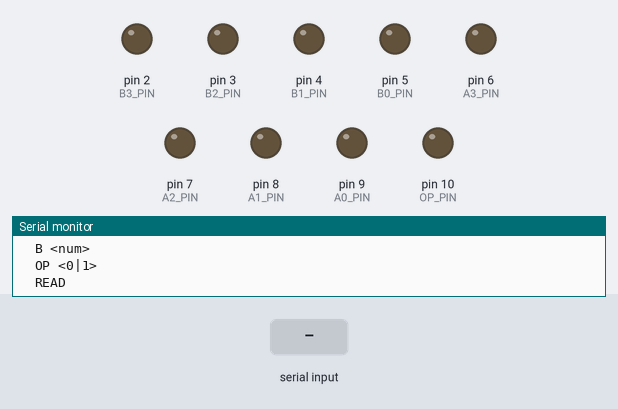
This sketch was run on a simulated Arduino Uno, built with avr-gcc and run on an emulated ATmega328P. Shown: output pins drawn as LEDs (lit = HIGH), the last lines printed to the serial monitor. Inputs (shaded band) come from the test bench.

Above: at 1.2 s.
1.3 s: "A 1\n" received over Serial
At 2.2 s:
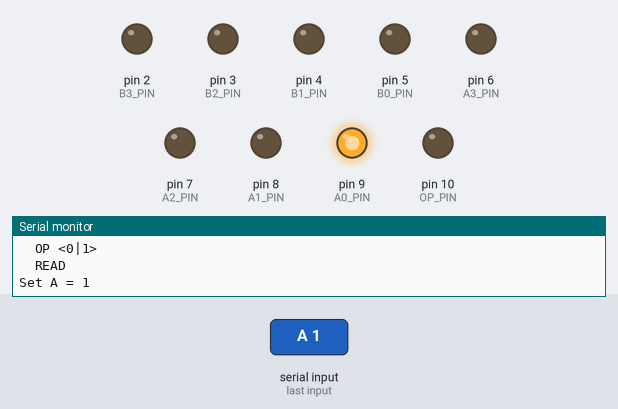
2.8 s: "B 1\n" received over Serial
At 3.4 s:
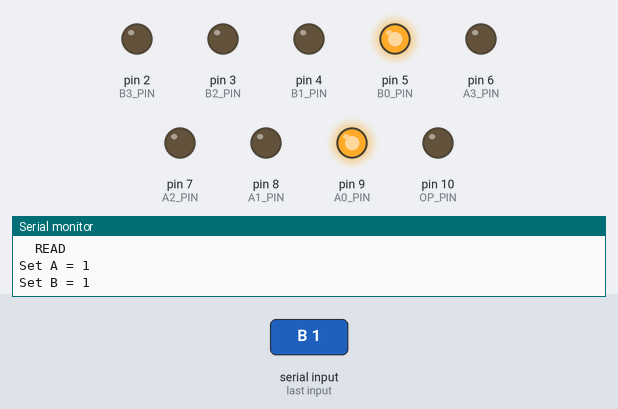
4.3 s: "OP 1\n" received over Serial
At 5.5 s:
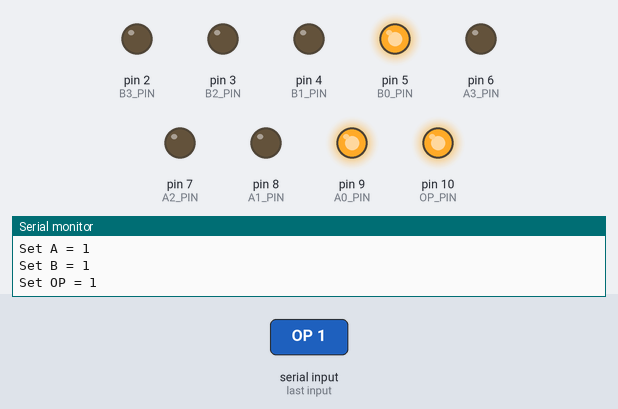
5.8 s: "A 150\n" received over Serial
At 6.9 s:
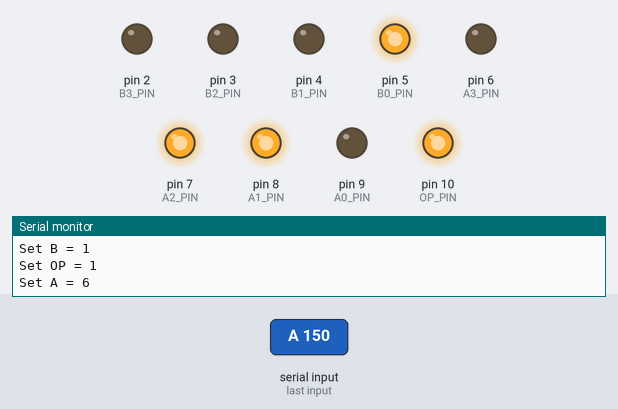
7.3 s: "B 150\n" received over Serial
At 8.1 s:
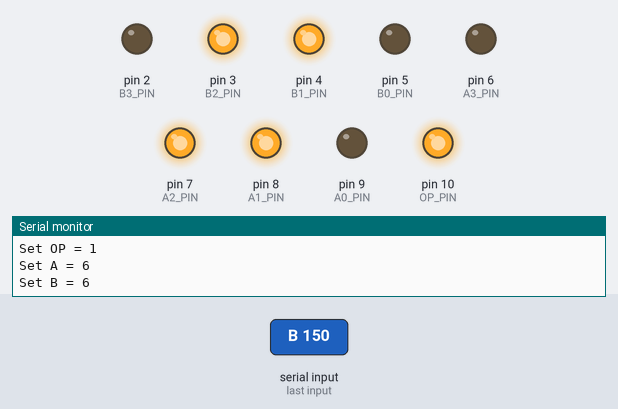
8.8 s: "A\n" received over Serial
At 9.1 s:
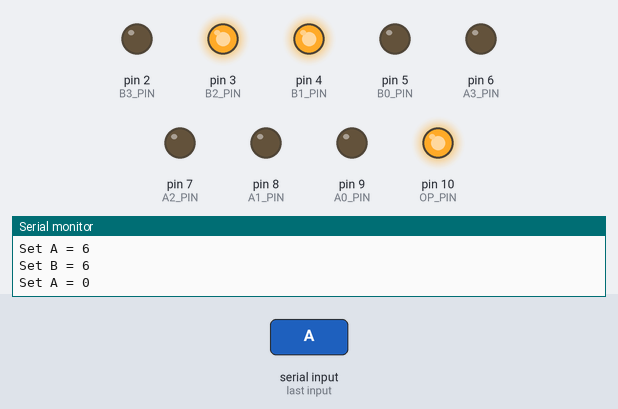
Timing chart, 0 to 11.3 s (numbered marks = the images above; inputs shaded):
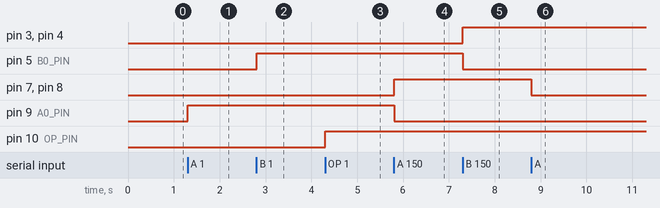

Measured:
- after the input at 1.3 s, pin 9 (A0_PIN): LOW → HIGH at once
- after the input at 2.8 s, pin 5 (B0_PIN): LOW → HIGH at once
- after the input at 4.3 s, pin 10 (OP_PIN): LOW → HIGH at once
- after the input at 5.8 s, pin 7 (A2_PIN), pin 8 (A1_PIN): LOW → HIGH at once; pin 9 (A0_PIN): HIGH → LOW at once
- after the input at 7.3 s, pin 3 (B2_PIN), pin 4 (B1_PIN): LOW → HIGH at once; pin 5 (B0_PIN): HIGH → LOW at once
- after the input at 8.8 s, pin 7 (A2_PIN), pin 8 (A1_PIN): HIGH → LOW at once

The sketch:

presentation.ino
```cpp
// Pin assignments
const int B3_PIN = 2;
const int B2_PIN = 3;
const int B1_PIN = 4;
const int B0_PIN = 5;
const int A3_PIN = 6;
const int A2_PIN = 7;
const int A1_PIN = 8;
const int A0_PIN = 9;
const int OP_PIN = 10;
const int C0_PIN = 14;
const int C1_PIN = 15;
const int C2_PIN = 16;
const int C3_PIN = 17;

void setup() {
  Serial.begin(9600);

  // A outputs
  pinMode(A0_PIN, OUTPUT);
  pinMode(A1_PIN, OUTPUT);
  pinMode(A2_PIN, OUTPUT);
  pinMode(A3_PIN, OUTPUT);

  // B outputs
  pinMode(B0_PIN, OUTPUT);
  pinMode(B1_PIN, OUTPUT);
  pinMode(B2_PIN, OUTPUT);
  pinMode(B3_PIN, OUTPUT);

  // OP output
  pinMode(OP_PIN, OUTPUT);

  // C inputs
  pinMode(C0_PIN, INPUT);
  pinMode(C1_PIN, INPUT);
  pinMode(C2_PIN, INPUT);
  pinMode(C3_PIN, INPUT);

  Serial.println("Ready. Commands:");
  Serial.println("  A <num>");
  Serial.println("  B <num>");
  Serial.println("  OP <0|1>");
  Serial.println("  READ");
}

// Write a 4-bit value to 4 pins
void write4bit(int value, const int pins[4]) {
  value &= 0xF;  // force to 0–15
  for (int i = 0; i < 4; i++) {
    digitalWrite(pins[i], (value >> i) & 1);
  }
}

// Read a 4-bit value from 4 pins
int read4bit(const int pins[4]) {
  int val = 0;
  for (int i = 0; i < 4; i++) {
    val |= (digitalRead(pins[i]) << i);
  }
  return val;
}

// Pin groups for convenience
const int A_PINS[4] = {A0_PIN, A1_PIN, A2_PIN, A3_PIN};
const int B_PINS[4] = {B0_PIN, B1_PIN, B2_PIN, B3_PIN};
const int C_PINS[4] = {C0_PIN, C1_PIN, C2_PIN, C3_PIN};

void loop() {
  if (!Serial.available()) return;

  String cmd = Serial.readStringUntil('\n');
  cmd.trim();

  // SPLIT COMMAND INTO PARTS
  int spaceIndex = cmd.indexOf(' ');
  String label = (spaceIndex == -1) ? cmd : cmd.substring(0, spaceIndex);
  String valueStr = (spaceIndex == -1) ? "" : cmd.substring(spaceIndex + 1);
  int value = valueStr.toInt();

  label.toUpperCase();

  // ==== COMMAND: SET A ====
  if (label == "A") {
    write4bit(value, A_PINS);
    Serial.print("Set A = ");
    Serial.println(value & 0xF);
  }

  // ==== COMMAND: SET B ====
  else if (label == "B") {
    write4bit(value, B_PINS);
    Serial.print("Set B = ");
    Serial.println(value & 0xF);
  }

  // ==== COMMAND: SET OP ====
  else if (label == "OP") {
    digitalWrite(OP_PIN, (value != 0));
    Serial.print("Set OP = ");
    Serial.println(value != 0);
  }

  // ==== COMMAND: READ ====
  else if (label == "READ") {
    int cVal = read4bit(C_PINS);
    Serial.print("C = ");
    Serial.print(cVal);
    Serial.print(" (binary ");
    Serial.print((cVal >> 3) & 1);
    Serial.print((cVal >> 2) & 1);
    Serial.print((cVal >> 1) & 1);
    Serial.print((cVal) & 1);
    Serial.println(")");
  }

  else {
    Serial.println("Unknown command.");
  }
}
```
